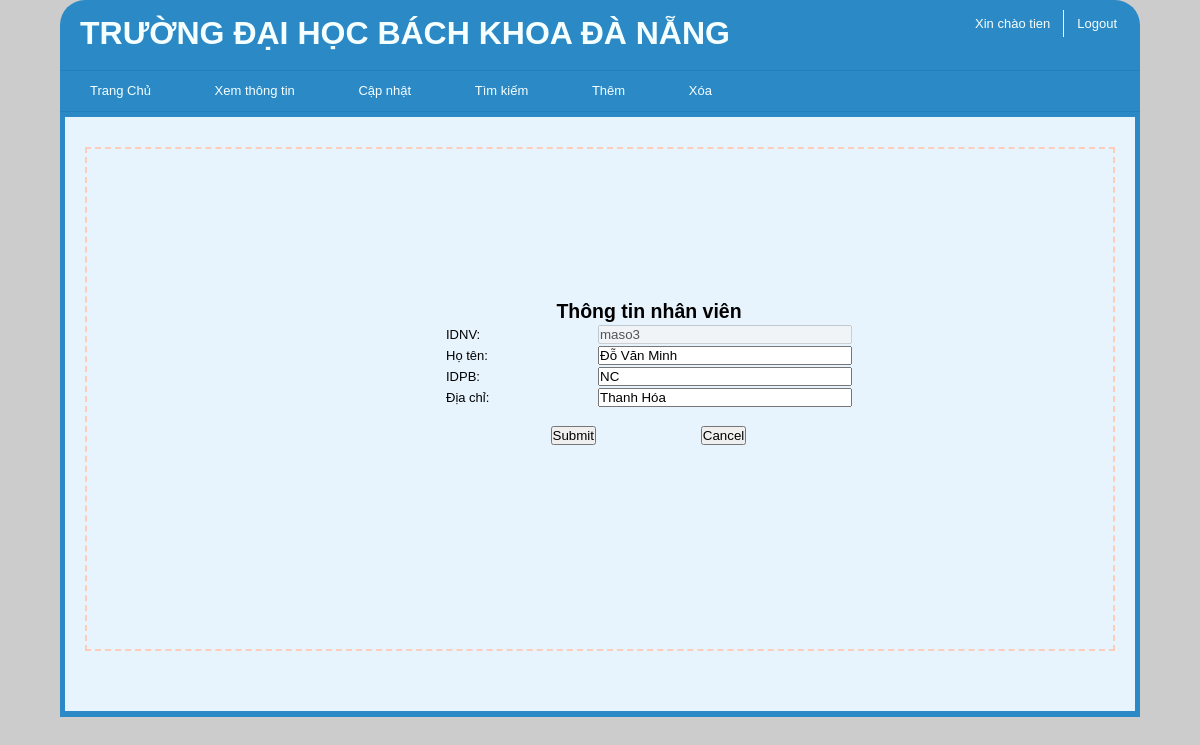
Page /dulieu/CapNhapNVCT.php?IDNV=maso3 (signed in) on the committed database.
### tables this page shows
CREATE TABLE `nhanvien` (
  `IDNV` varchar(20) NOT NULL,
  `Hoten` varchar(50) NOT NULL,
  `IDPB` varchar(20) NOT NULL,
  `Diachi` varchar(50) NOT NULL
);

### dulieu/CapNhapNVCT.php (the view, shortened to what this page needs)
<?php
    include("index.php");
?>
<!DOCTYPE html>
<html lang="en">
<head>
</head>
<body>
    <?php
        if(isset($_GET["IDNV"])){
            $servername = "localhost:3307";
            $username = "root";
            $passwork = "";
            $dbname = "dulieu";
            $conn = mysqli_connect($servername, $username, $passwork, $dbname);
            $IDNV = $_GET["IDNV"];
            $sql = "SELECT * FROM nhanvien where IDNV = '$IDNV'";
            $result =  mysqli_query($conn, $sql);
            $row = mysqli_fetch_assoc($result);
            $IDNV = $row["IDNV"];
            $Hoten = $row["Hoten"];
            $IDPB = $row["IDPB"];
            $Diachi = $row["Diachi"];
            echo '<div style="width: 650px; position: absolute;top: 250px;left: 27%;">
            <form action="" method="GET" id="form">
                <table style="margin: 50px auto">
                    <caption><h2>Thông tin nhân viên</h2></caption>
                    <colgroup>
                        <col width="150px">
                        <col width="100px">
                        <col width="150px">
                    </colgroup>
                    <tr>
                        <td>IDNV:</td>
                        <td colspan="2"><input type="text" name="IDNV" value = "'.$IDNV.'" style="width: 250px" disabled ></td>
                    </tr>
                    <tr>
                        <td>Họ tên:</td>
                        <td colspan="2"><input type="text" name="Hoten" value = "'.$Hoten.'" style="width: 250px"></td>
                    </tr>
                    <tr>
                        <td>IDPB:</td>
                        <td colspan="2"><input type="text" name="IDPB" value = "'.$IDPB.'" style="width: 250px"></td>
                    </tr>
                    <tr>
                        <td>Địa chỉ:</td>
                        <td colspan="2"><input type="text" name="Diachi" value = "'.$Diachi.'" style="width: 250px"></td>
                    </tr>
                    <tr>
                        <td colspan="3"></br></td>
                    </tr>
                    <tr>
                        <td style="text-align: right"><input type="submit" value="Submit" name="Submit"></td>
                        <td></td>
                        <td style="text-align: left;"><input type="button" value="Cancel" name="cancel" id="myCancel">
                            <script type="text/javascript">
                                document.getElementById("myCancel").onclick = function () {
                                    location.href = "CapNhapNV.php";
                                };
                            </script>
                        </td>
                    </tr>
                </table>
            </form>
        </div>';
        }
    ?>
</body>
</html>

### dulieu/Trangchu.css (style rules this page uses)
body { font-family: Verdana, Geneva, Tahoma, sans-serif; font-size: 13px; font-weight: 300; background: #cccccc; }
* { margin: 0; padding: 0; }

### rows in the picture
nhanvien: IDNV "maso3", Hoten "Đỗ Văn Minh", IDPB "NC", Diachi "Thanh Hóa"

### other values in the picture
$name "tien"
